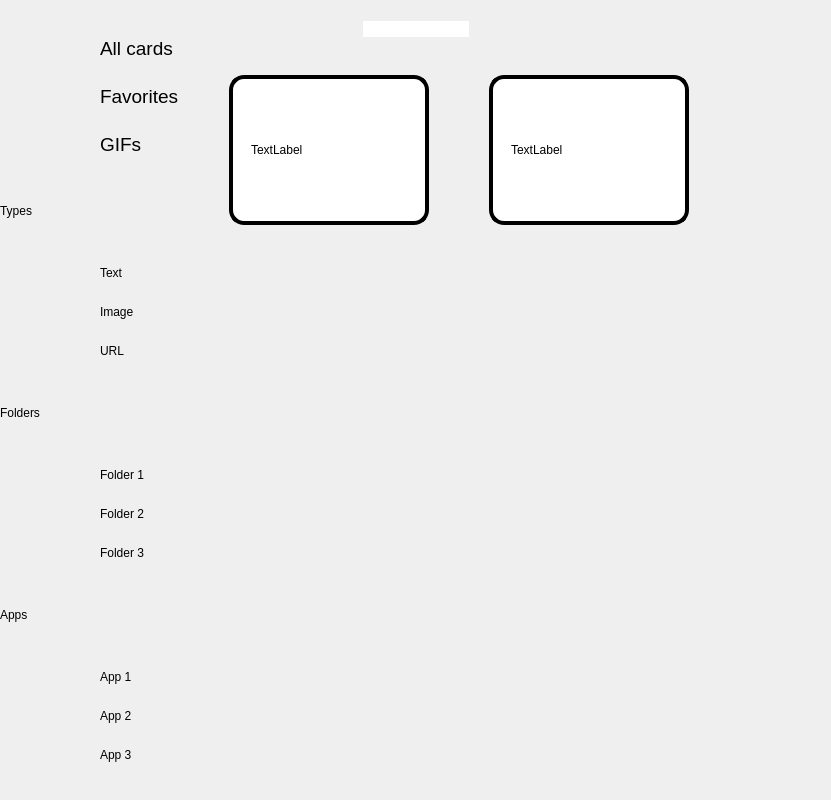
<?xml version="1.0" encoding="UTF-8"?>
<ui version="4.0">
 <class>MainWindow</class>
 <widget class="QMainWindow" name="MainWindow">
  <property name="geometry">
   <rect>
    <x>0</x>
    <y>0</y>
    <width>831</width>
    <height>800</height>
   </rect>
  </property>
  <property name="windowTitle">
   <string>MainWindow</string>
  </property>
  <property name="styleSheet">
   <string notr="true">*{
border: none;
}</string>
  </property>
  <widget class="QWidget" name="centralwidget">
   <layout class="QHBoxLayout" name="horizontalLayout">
    <property name="spacing">
     <number>0</number>
    </property>
    <property name="leftMargin">
     <number>0</number>
    </property>
    <property name="topMargin">
     <number>0</number>
    </property>
    <property name="rightMargin">
     <number>0</number>
    </property>
    <property name="bottomMargin">
     <number>0</number>
    </property>
    <item>
     <widget class="QFrame" name="left_menu_frame">
      <property name="minimumSize">
       <size>
        <width>200</width>
        <height>0</height>
       </size>
      </property>
      <property name="maximumSize">
       <size>
        <width>20</width>
        <height>16777215</height>
       </size>
      </property>
      <property name="frameShape">
       <enum>QFrame::NoFrame</enum>
      </property>
      <property name="frameShadow">
       <enum>QFrame::Raised</enum>
      </property>
      <layout class="QHBoxLayout" name="horizontalLayout_5">
       <property name="spacing">
        <number>0</number>
       </property>
       <property name="leftMargin">
        <number>0</number>
       </property>
       <property name="topMargin">
        <number>12</number>
       </property>
       <property name="rightMargin">
        <number>0</number>
       </property>
       <property name="bottomMargin">
        <number>0</number>
       </property>
       <item>
        <widget class="QScrollArea" name="scrollArea">
         <property name="styleSheet">
          <string notr="true">/*  HANDLE BAR VERTICAL */
QScrollBar::handle:vertical {	
	background-color: rgb(80, 80, 122);
	min-height: 30px;
	border-radius: 7px;
}
QScrollBar::handle:vertical:hover{	
	background-color: rgb(255, 0, 127);
}
QScrollBar::handle:vertical:pressed {	
	background-color: rgb(185, 0, 92);
}

/* BTN TOP - SCROLLBAR */
QScrollBar::sub-line:vertical {
	border: none;
	background-color: rgb(59, 59, 90);
	height: 15px;
	border-top-left-radius: 7px;
	border-top-right-radius: 7px;
	subcontrol-position: top;
	subcontrol-origin: margin;
}
QScrollBar::sub-line:vertical:hover {	
	background-color: rgb(255, 0, 127);
}
QScrollBar::sub-line:vertical:pressed {	
	background-color: rgb(185, 0, 92);
}

/* BTN BOTTOM - SCROLLBAR */
QScrollBar::add-line:vertical {
	border: none;
	background-color: rgb(59, 59, 90);
	height: 15px;
	border-bottom-left-radius: 7px;
	border-bottom-right-radius: 7px;
	subcontrol-position: bottom;
	subcontrol-origin: margin;
}
QScrollBar::add-line:vertical:hover {	
	background-color: rgb(255, 0, 127);
}
QScrollBar::add-line:vertical:pressed {	
	background-color: rgb(185, 0, 92);
}

/* RESET ARROW */
QScrollBar::up-arrow:vertical, QScrollBar::down-arrow:vertical {
	background: none;
}
QScrollBar::add-page:vertical, QScrollBar::sub-page:vertical {
	background: none;
}</string>
         </property>
         <property name="widgetResizable">
          <bool>true</bool>
         </property>
         <widget class="QWidget" name="scrollAreaWidgetContents">
          <property name="geometry">
           <rect>
            <x>0</x>
            <y>0</y>
            <width>200</width>
            <height>788</height>
           </rect>
          </property>
          <property name="minimumSize">
           <size>
            <width>100</width>
            <height>0</height>
           </size>
          </property>
          <layout class="QGridLayout" name="gridLayout">
           <property name="leftMargin">
            <number>0</number>
           </property>
           <property name="topMargin">
            <number>0</number>
           </property>
           <property name="rightMargin">
            <number>0</number>
           </property>
           <property name="bottomMargin">
            <number>0</number>
           </property>
           <property name="spacing">
            <number>0</number>
           </property>
           <item row="8" column="0">
            <widget class="QPushButton" name="folder_1_cards">
             <property name="text">
              <string/>
             </property>
             <property name="icon">
              <iconset resource="Clipboard-Manager/icons.qrc">
               <normaloff>:/icons/Icons/folder_white_24dp.svg</normaloff>:/icons/Icons/folder_white_24dp.svg</iconset>
             </property>
             <property name="iconSize">
              <size>
               <width>30</width>
               <height>30</height>
              </size>
             </property>
            </widget>
           </item>
           <item row="10" column="1" alignment="Qt::AlignLeft">
            <widget class="QLabel" name="label_9">
             <property name="text">
              <string>Folder 3</string>
             </property>
            </widget>
           </item>
           <item row="0" column="1">
            <widget class="QLabel" name="label">
             <property name="font">
              <font>
               <pointsize>14</pointsize>
              </font>
             </property>
             <property name="text">
              <string>All cards</string>
             </property>
             <property name="textFormat">
              <enum>Qt::AutoText</enum>
             </property>
            </widget>
           </item>
           <item row="6" column="0">
            <widget class="QPushButton" name="link_cards">
             <property name="text">
              <string/>
             </property>
             <property name="icon">
              <iconset resource="Clipboard-Manager/icons.qrc">
               <normaloff>:/icons/Icons/link_white_24dp.svg</normaloff>:/icons/Icons/link_white_24dp.svg</iconset>
             </property>
             <property name="iconSize">
              <size>
               <width>30</width>
               <height>30</height>
              </size>
             </property>
            </widget>
           </item>
           <item row="2" column="0">
            <widget class="QPushButton" name="gif_cards">
             <property name="text">
              <string/>
             </property>
             <property name="icon">
              <iconset resource="Clipboard-Manager/icons.qrc">
               <normaloff>:/icons/Icons/gif_white_24dp.svg</normaloff>:/icons/Icons/gif_white_24dp.svg</iconset>
             </property>
             <property name="iconSize">
              <size>
               <width>30</width>
               <height>30</height>
              </size>
             </property>
            </widget>
           </item>
           <item row="6" column="1" alignment="Qt::AlignLeft">
            <widget class="QLabel" name="label_7">
             <property name="text">
              <string>URL</string>
             </property>
            </widget>
           </item>
           <item row="4" column="1" alignment="Qt::AlignLeft">
            <widget class="QLabel" name="label_6">
             <property name="text">
              <string>Text</string>
             </property>
             <property name="margin">
              <number>0</number>
             </property>
            </widget>
           </item>
           <item row="7" column="0" colspan="2">
            <widget class="QLabel" name="label_11">
             <property name="maximumSize">
              <size>
               <width>16777215</width>
               <height>60</height>
              </size>
             </property>
             <property name="text">
              <string>Folders</string>
             </property>
             <property name="margin">
              <number>20</number>
             </property>
            </widget>
           </item>
           <item row="0" column="0">
            <widget class="QPushButton" name="all_cards">
             <property name="text">
              <string/>
             </property>
             <property name="icon">
              <iconset resource="Clipboard-Manager/icons.qrc">
               <normaloff>:/icons/Icons/style_white_24dp.svg</normaloff>:/icons/Icons/style_white_24dp.svg</iconset>
             </property>
             <property name="iconSize">
              <size>
               <width>30</width>
               <height>30</height>
              </size>
             </property>
            </widget>
           </item>
           <item row="12" column="1" alignment="Qt::AlignLeft">
            <widget class="QLabel" name="label_14">
             <property name="text">
              <string>App 1</string>
             </property>
            </widget>
           </item>
           <item row="12" column="0">
            <widget class="QPushButton" name="app_1_cards">
             <property name="text">
              <string/>
             </property>
             <property name="icon">
              <iconset resource="Clipboard-Manager/icons.qrc">
               <normaloff>:/icons/Icons/category_white_24dp.svg</normaloff>:/icons/Icons/category_white_24dp.svg</iconset>
             </property>
             <property name="iconSize">
              <size>
               <width>30</width>
               <height>30</height>
              </size>
             </property>
            </widget>
           </item>
           <item row="13" column="1" alignment="Qt::AlignLeft">
            <widget class="QLabel" name="label_12">
             <property name="text">
              <string>App 2</string>
             </property>
            </widget>
           </item>
           <item row="1" column="0">
            <widget class="QPushButton" name="favorite_cards">
             <property name="text">
              <string/>
             </property>
             <property name="icon">
              <iconset resource="Clipboard-Manager/icons.qrc">
               <normaloff>:/icons/Icons/favorite_white_24dp.svg</normaloff>:/icons/Icons/favorite_white_24dp.svg</iconset>
             </property>
             <property name="iconSize">
              <size>
               <width>30</width>
               <height>30</height>
              </size>
             </property>
            </widget>
           </item>
           <item row="3" column="0" colspan="2">
            <widget class="QLabel" name="label_4">
             <property name="maximumSize">
              <size>
               <width>16777215</width>
               <height>60</height>
              </size>
             </property>
             <property name="text">
              <string>Types</string>
             </property>
             <property name="margin">
              <number>20</number>
             </property>
            </widget>
           </item>
           <item row="2" column="1">
            <widget class="QLabel" name="label_3">
             <property name="font">
              <font>
               <pointsize>14</pointsize>
              </font>
             </property>
             <property name="text">
              <string>GIFs</string>
             </property>
            </widget>
           </item>
           <item row="8" column="1" alignment="Qt::AlignLeft">
            <widget class="QLabel" name="label_10">
             <property name="text">
              <string>Folder 1</string>
             </property>
            </widget>
           </item>
           <item row="9" column="1" alignment="Qt::AlignLeft">
            <widget class="QLabel" name="label_8">
             <property name="text">
              <string>Folder 2</string>
             </property>
            </widget>
           </item>
           <item row="14" column="1" alignment="Qt::AlignLeft">
            <widget class="QLabel" name="label_13">
             <property name="text">
              <string>App 3</string>
             </property>
            </widget>
           </item>
           <item row="14" column="0">
            <widget class="QPushButton" name="app_3_cards">
             <property name="text">
              <string/>
             </property>
             <property name="icon">
              <iconset resource="Clipboard-Manager/icons.qrc">
               <normaloff>:/icons/Icons/category_white_24dp.svg</normaloff>:/icons/Icons/category_white_24dp.svg</iconset>
             </property>
             <property name="iconSize">
              <size>
               <width>30</width>
               <height>30</height>
              </size>
             </property>
            </widget>
           </item>
           <item row="5" column="0">
            <widget class="QPushButton" name="image_cards">
             <property name="text">
              <string/>
             </property>
             <property name="icon">
              <iconset resource="Clipboard-Manager/icons.qrc">
               <normaloff>:/icons/Icons/image_white_24dp.svg</normaloff>:/icons/Icons/image_white_24dp.svg</iconset>
             </property>
             <property name="iconSize">
              <size>
               <width>30</width>
               <height>30</height>
              </size>
             </property>
            </widget>
           </item>
           <item row="4" column="0">
            <widget class="QPushButton" name="text_cards">
             <property name="text">
              <string/>
             </property>
             <property name="icon">
              <iconset resource="Clipboard-Manager/icons.qrc">
               <normaloff>:/icons/Icons/title_white_24dp.svg</normaloff>:/icons/Icons/title_white_24dp.svg</iconset>
             </property>
             <property name="iconSize">
              <size>
               <width>30</width>
               <height>30</height>
              </size>
             </property>
            </widget>
           </item>
           <item row="1" column="1">
            <widget class="QLabel" name="label_2">
             <property name="font">
              <font>
               <pointsize>14</pointsize>
              </font>
             </property>
             <property name="text">
              <string>Favorites</string>
             </property>
            </widget>
           </item>
           <item row="13" column="0">
            <widget class="QPushButton" name="app_2_cards">
             <property name="text">
              <string/>
             </property>
             <property name="icon">
              <iconset resource="Clipboard-Manager/icons.qrc">
               <normaloff>:/icons/Icons/category_white_24dp.svg</normaloff>:/icons/Icons/category_white_24dp.svg</iconset>
             </property>
             <property name="iconSize">
              <size>
               <width>30</width>
               <height>30</height>
              </size>
             </property>
            </widget>
           </item>
           <item row="5" column="1" alignment="Qt::AlignLeft">
            <widget class="QLabel" name="label_5">
             <property name="text">
              <string>Image</string>
             </property>
            </widget>
           </item>
           <item row="10" column="0">
            <widget class="QPushButton" name="folder_3_cards">
             <property name="text">
              <string/>
             </property>
             <property name="icon">
              <iconset resource="Clipboard-Manager/icons.qrc">
               <normaloff>:/icons/Icons/folder_white_24dp.svg</normaloff>:/icons/Icons/folder_white_24dp.svg</iconset>
             </property>
             <property name="iconSize">
              <size>
               <width>30</width>
               <height>30</height>
              </size>
             </property>
            </widget>
           </item>
           <item row="11" column="0">
            <widget class="QLabel" name="label_15">
             <property name="maximumSize">
              <size>
               <width>16777215</width>
               <height>60</height>
              </size>
             </property>
             <property name="text">
              <string>Apps</string>
             </property>
             <property name="margin">
              <number>20</number>
             </property>
            </widget>
           </item>
           <item row="9" column="0">
            <widget class="QPushButton" name="folder_2_cards">
             <property name="text">
              <string/>
             </property>
             <property name="icon">
              <iconset resource="Clipboard-Manager/icons.qrc">
               <normaloff>:/icons/Icons/folder_white_24dp.svg</normaloff>:/icons/Icons/folder_white_24dp.svg</iconset>
             </property>
             <property name="iconSize">
              <size>
               <width>30</width>
               <height>30</height>
              </size>
             </property>
            </widget>
           </item>
          </layout>
         </widget>
        </widget>
       </item>
      </layout>
     </widget>
    </item>
    <item>
     <widget class="QFrame" name="right_frame">
      <property name="frameShape">
       <enum>QFrame::StyledPanel</enum>
      </property>
      <property name="frameShadow">
       <enum>QFrame::Raised</enum>
      </property>
      <layout class="QVBoxLayout" name="verticalLayout">
       <property name="spacing">
        <number>0</number>
       </property>
       <property name="leftMargin">
        <number>0</number>
       </property>
       <property name="topMargin">
        <number>0</number>
       </property>
       <property name="rightMargin">
        <number>0</number>
       </property>
       <property name="bottomMargin">
        <number>0</number>
       </property>
       <item>
        <widget class="QFrame" name="header_frame">
         <property name="frameShape">
          <enum>QFrame::NoFrame</enum>
         </property>
         <property name="frameShadow">
          <enum>QFrame::Raised</enum>
         </property>
         <layout class="QHBoxLayout" name="horizontalLayout_2">
          <property name="spacing">
           <number>0</number>
          </property>
          <property name="leftMargin">
           <number>0</number>
          </property>
          <property name="topMargin">
           <number>12</number>
          </property>
          <property name="rightMargin">
           <number>0</number>
          </property>
          <property name="bottomMargin">
           <number>0</number>
          </property>
          <item alignment="Qt::AlignRight">
           <widget class="QFrame" name="left_header_frame">
            <property name="frameShape">
             <enum>QFrame::StyledPanel</enum>
            </property>
            <property name="frameShadow">
             <enum>QFrame::Raised</enum>
            </property>
            <layout class="QHBoxLayout" name="horizontalLayout_4">
             <item>
              <widget class="QLineEdit" name="lineEdit"/>
             </item>
             <item>
              <widget class="QPushButton" name="search_button">
               <property name="text">
                <string/>
               </property>
               <property name="icon">
                <iconset resource="Clipboard-Manager/icons.qrc">
                 <normaloff>:/icons/Icons/search_white_24dp.svg</normaloff>:/icons/Icons/search_white_24dp.svg</iconset>
               </property>
              </widget>
             </item>
            </layout>
           </widget>
          </item>
          <item alignment="Qt::AlignRight">
           <widget class="QFrame" name="right_header_frame">
            <property name="frameShape">
             <enum>QFrame::StyledPanel</enum>
            </property>
            <property name="frameShadow">
             <enum>QFrame::Raised</enum>
            </property>
            <layout class="QHBoxLayout" name="horizontalLayout_3">
             <property name="spacing">
              <number>12</number>
             </property>
             <property name="leftMargin">
              <number>0</number>
             </property>
             <property name="topMargin">
              <number>0</number>
             </property>
             <property name="rightMargin">
              <number>12</number>
             </property>
             <property name="bottomMargin">
              <number>0</number>
             </property>
             <item>
              <widget class="QPushButton" name="side_bar_button">
               <property name="text">
                <string/>
               </property>
               <property name="icon">
                <iconset resource="Clipboard-Manager/icons.qrc">
                 <normaloff>:/icons/Icons/view_sidebar_white_24dp.svg</normaloff>:/icons/Icons/view_sidebar_white_24dp.svg</iconset>
               </property>
               <property name="iconSize">
                <size>
                 <width>22</width>
                 <height>22</height>
                </size>
               </property>
              </widget>
             </item>
             <item>
              <widget class="QPushButton" name="anchor_button">
               <property name="text">
                <string/>
               </property>
               <property name="icon">
                <iconset resource="Clipboard-Manager/icons.qrc">
                 <normaloff>:/icons/Icons/anchor_white_24dp.svg</normaloff>:/icons/Icons/anchor_white_24dp.svg</iconset>
               </property>
               <property name="iconSize">
                <size>
                 <width>22</width>
                 <height>22</height>
                </size>
               </property>
              </widget>
             </item>
             <item>
              <widget class="QPushButton" name="settings_button">
               <property name="text">
                <string/>
               </property>
               <property name="icon">
                <iconset resource="Clipboard-Manager/icons.qrc">
                 <normaloff>:/icons/Icons/settings_white_24dp.svg</normaloff>:/icons/Icons/settings_white_24dp.svg</iconset>
               </property>
               <property name="iconSize">
                <size>
                 <width>22</width>
                 <height>22</height>
                </size>
               </property>
              </widget>
             </item>
            </layout>
           </widget>
          </item>
         </layout>
        </widget>
       </item>
       <item>
        <widget class="QFrame" name="center_frame">
         <property name="frameShape">
          <enum>QFrame::NoFrame</enum>
         </property>
         <property name="frameShadow">
          <enum>QFrame::Raised</enum>
         </property>
         <layout class="QHBoxLayout" name="horizontalLayout_7">
          <item>
           <widget class="QScrollArea" name="scrollArea_2">
            <property name="styleSheet">
             <string notr="true">/*  HANDLE BAR VERTICAL */
QScrollBar::handle:vertical {	
	background-color: rgb(80, 80, 122);
	min-height: 30px;
	border-radius: 7px;
}
QScrollBar::handle:vertical:hover{	
	background-color: rgb(255, 0, 127);
}
QScrollBar::handle:vertical:pressed {	
	background-color: rgb(185, 0, 92);
}

/* BTN TOP - SCROLLBAR */
QScrollBar::sub-line:vertical {
	border: none;
	background-color: rgb(59, 59, 90);
	height: 15px;
	border-top-left-radius: 7px;
	border-top-right-radius: 7px;
	subcontrol-position: top;
	subcontrol-origin: margin;
}
QScrollBar::sub-line:vertical:hover {	
	background-color: rgb(255, 0, 127);
}
QScrollBar::sub-line:vertical:pressed {	
	background-color: rgb(185, 0, 92);
}

/* BTN BOTTOM - SCROLLBAR */
QScrollBar::add-line:vertical {
	border: none;
	background-color: rgb(59, 59, 90);
	height: 15px;
	border-bottom-left-radius: 7px;
	border-bottom-right-radius: 7px;
	subcontrol-position: bottom;
	subcontrol-origin: margin;
}
QScrollBar::add-line:vertical:hover {	
	background-color: rgb(255, 0, 127);
}
QScrollBar::add-line:vertical:pressed {	
	background-color: rgb(185, 0, 92);
}

/* RESET ARROW */
QScrollBar::up-arrow:vertical, QScrollBar::down-arrow:vertical {
	background: none;
}
QScrollBar::add-page:vertical, QScrollBar::sub-page:vertical {
	background: none;
}</string>
            </property>
            <property name="widgetResizable">
             <bool>true</bool>
            </property>
            <widget class="QWidget" name="scrollAreaWidgetContents_2">
             <property name="geometry">
              <rect>
               <x>0</x>
               <y>0</y>
               <width>607</width>
               <height>688</height>
              </rect>
             </property>
             <widget class="QLabel" name="label_16">
              <property name="geometry">
               <rect>
                <x>20</x>
                <y>20</y>
                <width>200</width>
                <height>150</height>
               </rect>
              </property>
              <property name="minimumSize">
               <size>
                <width>200</width>
                <height>150</height>
               </size>
              </property>
              <property name="styleSheet">
               <string notr="true">*{
border:4px solid black;
  border-radius: 15px;
  padding: 15px;
  box-shadow: 0px 0px 20px 20px black;
  background-color: white;
}</string>
              </property>
              <property name="text">
               <string>TextLabel</string>
              </property>
             </widget>
             <widget class="QLabel" name="label_17">
              <property name="geometry">
               <rect>
                <x>280</x>
                <y>20</y>
                <width>200</width>
                <height>150</height>
               </rect>
              </property>
              <property name="minimumSize">
               <size>
                <width>200</width>
                <height>150</height>
               </size>
              </property>
              <property name="styleSheet">
               <string notr="true">*{
border:4px solid black;
  border-radius: 15px;
  padding: 15px;
  box-shadow: 0px 0px 20px 20px black;
  background-color: white;
}</string>
              </property>
              <property name="text">
               <string>TextLabel</string>
              </property>
             </widget>
            </widget>
           </widget>
          </item>
         </layout>
        </widget>
       </item>
       <item>
        <widget class="QFrame" name="footer_frame">
         <property name="frameShape">
          <enum>QFrame::NoFrame</enum>
         </property>
         <property name="frameShadow">
          <enum>QFrame::Raised</enum>
         </property>
         <layout class="QHBoxLayout" name="horizontalLayout_6">
          <item>
           <widget class="QFrame" name="frame">
            <property name="frameShape">
             <enum>QFrame::StyledPanel</enum>
            </property>
            <property name="frameShadow">
             <enum>QFrame::Raised</enum>
            </property>
           </widget>
          </item>
          <item alignment="Qt::AlignBottom">
           <widget class="QFrame" name="size_grip">
            <property name="minimumSize">
             <size>
              <width>10</width>
              <height>10</height>
             </size>
            </property>
            <property name="maximumSize">
             <size>
              <width>10</width>
              <height>10</height>
             </size>
            </property>
            <property name="frameShape">
             <enum>QFrame::StyledPanel</enum>
            </property>
            <property name="frameShadow">
             <enum>QFrame::Raised</enum>
            </property>
           </widget>
          </item>
         </layout>
        </widget>
       </item>
      </layout>
     </widget>
    </item>
   </layout>
  </widget>
 </widget>
 <resources>
  <include location="clipboard_manager_local/icons.qrc"/>
 </resources>
 <connections/>
</ui>
